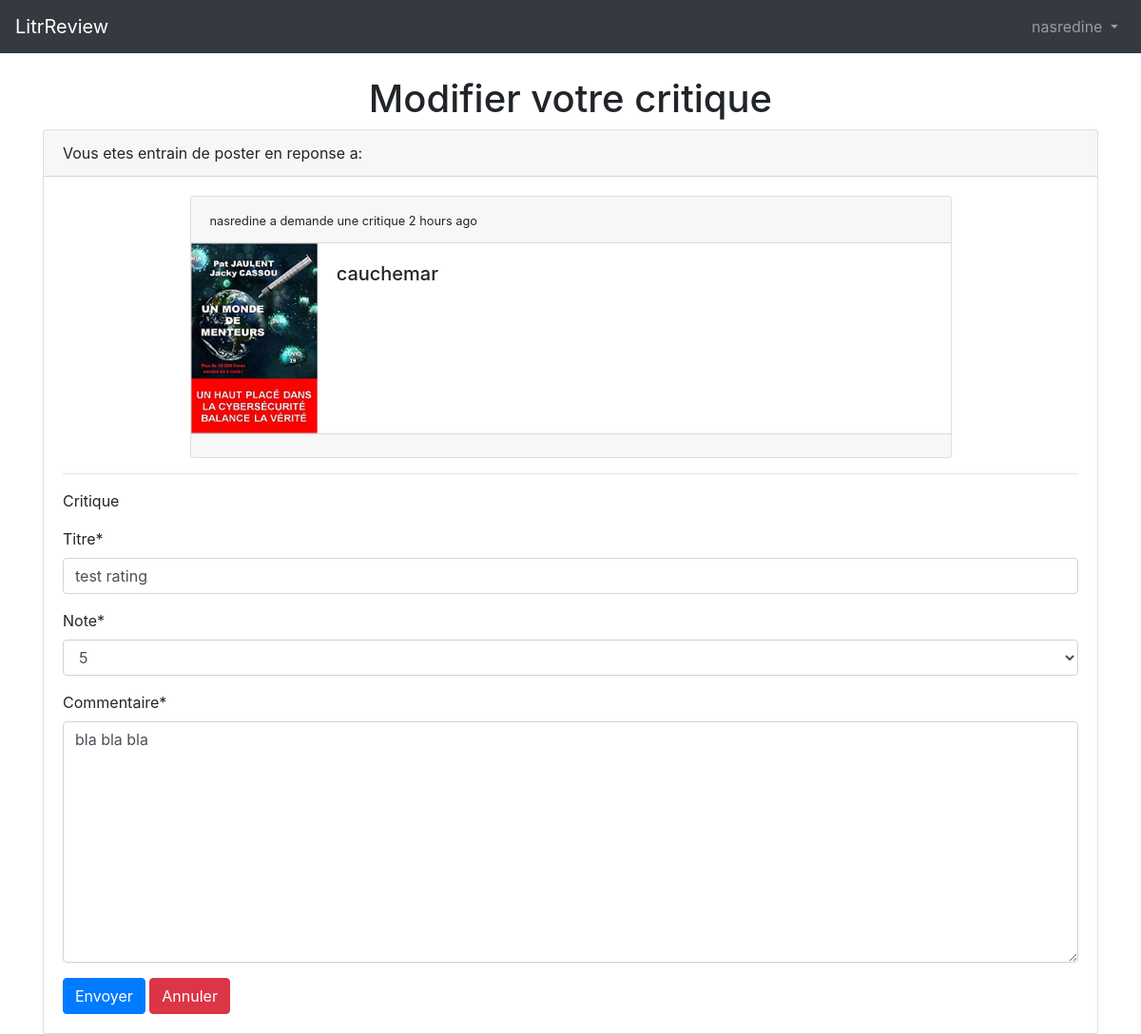
The app's page /tickets/26/editreview/ (signed in) with its own data.
### users/models.py (models this page shows)
class CustomUser(AbstractUser):
    age = models.PositiveIntegerField(null=True, blank=True)

### tickets/models.py (models this page shows, shortened)
class Review(models.Model):
    ticket = ForeignKey(Ticket,
                        on_delete=models.CASCADE,
                        related_name='comments',)
    headline = models.CharField(max_length=128, default="", editable=True)
    rating = models.PositiveSmallIntegerField(default=1, validators=[
                                              MinValueValidator(0), MaxValueValidator(5)], editable=True, )
    body = models.CharField(max_length=140)
    user = ForeignKey(get_user_model(), on_delete=models.CASCADE)
    time_created = models.DateTimeField(
        auto_now_add=True, null=True, blank=True)
    class Meta:
        ordering = ('-time_created',)

class Ticket(models.Model):
    title = models.CharField(verbose_name="Titre", max_length=128)
    description = models.TextField(max_length=2048, blank=True)
    time_created = models.DateTimeField(auto_now_add=True)
    image = models.ImageField(upload_to='images/', null=True, blank=True)
    user = models.ForeignKey(
        get_user_model(),
        on_delete=models.CASCADE, )

### tickets/views.py (the view)
# urls.py: path('<int:pk>/editreview/', ReviewUpdateView.as_view(), name='review_edit'),
class ReviewUpdateView(LoginRequiredMixin, UpdateView):
    model = Review
    form_class = ReviewForm
    template_name = "review_edit.html"
    success_url = reverse_lazy('ticket_current_user_list')
    login_url = 'login'
    def dispatch(self, request, *args, **kwargs):
        obj = self.get_object()
        if obj.user != self.request.user:
            raise PermissionDenied
        return super().dispatch(request, *args, **kwargs)

### tickets/views.py
class ReviewForm(forms.ModelForm):
    CHOICES = [('1', '1'),
               ('2', '2'),
               ('3', '3'),
               ('4', '4'),
               ('5', '5')]
    rating = forms.ChoiceField(
        choices=CHOICES,
        label='rating',
    )
    body = forms.CharField(widget=forms.Textarea)
    def __init__(self, *args, **kwargs):
        super(ReviewForm, self).__init__(*args, **kwargs)
        self.fields['headline'].label = "Titre"
        self.fields['rating'].label = "Note"
        self.fields['body'].label = "Commentaire"
    class Meta:
        model = Review
        fields = ['headline', 'rating', 'body']

### templates/review_edit.html (shortened to what this page needs)
{% extends 'base.html' %}
{% load humanize %}
{% load crispy_forms_tags %}
{% block content %}
<h1 style="text-align:center;">Modifier votre critique</h1>
<div class="card">
    <div class="card-header">
        Vous etes entrain de poster en reponse a:
    </div>
    <div class="card-body">
        <div class="container">
            <div class="row">
                <div class="col">
                </div>
                <div class="card w-75">
                    <div class="card-header">
                        <small>{{review.ticket.user}} a demande une critique
                            {{ review.ticket.time_created|naturaltime }}</small>
                    </div>
                    <div class="row no-gutters">
                        <div class="col-sm-2">
                            <img src="{{ review.ticket.image.url }}" class="img-fluid" alt="...">
                        </div>
                        <div class="col-sm-7">
                            <div class="card-body">
                                <h5 class="card-title">{{review.ticket.title}}</h5>
                            </div>
                        </div>
                    </div>
                    <div class="card-footer text-muted">
                    </div>
                </div>
                <div class="col">
                </div>
            </div>
        </div>
        <hr>
        <p>Critique</p>
        <form method="post">
            {{ form|crispy }}
            <button class="btn btn-primary" type="submit">Envoyer</button>
            <a class="btn btn-danger" href="{% url 'ticket_current_user_list' %}" role="button">Annuler</a>
        </form>
    </div>
</div>
{% endblock content %}

### templates/base.html (shortened to what this page needs)
<!DOCTYPE html>
<html>
<head>
    <link rel="stylesheet" href="https://stackpath.bootstrapcdn.com/bootstrap/4.1.3/css/bootstrap.min.css"
>
</head>
<body>
    <nav class="navbar navbar-expand-md navbar-dark bg-dark mb-4">
        <a class="navbar-brand" href="{% url 'home' %}">LitrReview</a>
        <div class="collapse navbar-collapse" id="navbarCollapse">
            {% if user.is_authenticated %}
            <ul class="navbar-nav ml-auto">
                <li class="nav-item">
                    <a href="#" class="nav-link dropdown-toggle drop" id="userMenu" data-toggle="dropdown"
                        aria-haspopup="true" aria-expanded="false">
                        {{ user.username }}
                    </a>
                </li>
            </ul>
            {% else %}
            <form class="form-inline ml-auto">
                <a href="{% url 'login' %}" class="btn btn-outline-secondary">Connexion</a>
                <a href="{% url 'signup' %}" class="btn btn-primary ml-2">S'inscrire</a>
            </form>
            {% endif %}
        </div>
    </nav>
    <div class="container">
        {% block content %}
        {% endblock content %}
    </div>
</body>
</html>

### records on screen
CustomUser: username "nasredine"
Review: ticket.user "nasredine", ticket.time_created "2 hours ago", ticket.image (picture), ticket "cauchemar", headline "test rating", rating "5", body "bla bla bla"
